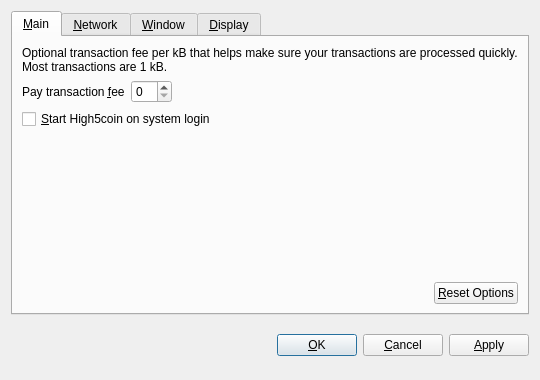
<?xml version="1.0" encoding="UTF-8"?>
<ui version="4.0">
 <class>OptionsDialog</class>
 <widget class="QDialog" name="OptionsDialog">
  <property name="geometry">
   <rect>
    <x>0</x>
    <y>0</y>
    <width>540</width>
    <height>380</height>
   </rect>
  </property>
  <property name="windowTitle">
   <string>Options</string>
  </property>
  <property name="modal">
   <bool>true</bool>
  </property>
  <layout class="QVBoxLayout" name="verticalLayout">
   <item>
    <widget class="QTabWidget" name="tabWidget">
     <property name="tabPosition">
      <enum>QTabWidget::North</enum>
     </property>
     <property name="currentIndex">
      <number>0</number>
     </property>
     <widget class="QWidget" name="tabMain">
      <attribute name="title">
       <string>&amp;Main</string>
      </attribute>
      <layout class="QVBoxLayout" name="verticalLayout_Main">
       <item>
        <widget class="QLabel" name="transactionFeeInfoLabel">
         <property name="text">
          <string>Optional transaction fee per kB that helps make sure your transactions are processed quickly. Most transactions are 1 kB.</string>
         </property>
         <property name="textFormat">
          <enum>Qt::PlainText</enum>
         </property>
         <property name="wordWrap">
          <bool>true</bool>
         </property>
        </widget>
       </item>
       <item>
        <layout class="QHBoxLayout" name="horizontalLayout_1_Main">
         <item>
          <widget class="QLabel" name="transactionFeeLabel">
           <property name="text">
            <string>Pay transaction &amp;fee</string>
           </property>
           <property name="textFormat">
            <enum>Qt::PlainText</enum>
           </property>
           <property name="buddy">
            <cstring>transactionFee</cstring>
           </property>
          </widget>
         </item>
         <item>
          <widget class="BitcoinAmountField" name="transactionFee"/>
         </item>
         <item>
          <spacer name="horizontalSpacer_1_Main">
           <property name="orientation">
            <enum>Qt::Horizontal</enum>
           </property>
           <property name="sizeHint" stdset="0">
            <size>
             <width>40</width>
             <height>20</height>
            </size>
           </property>
          </spacer>
         </item>
        </layout>
       </item>
       <item>
        <widget class="QCheckBox" name="bitcoinAtStartup">
         <property name="toolTip">
          <string>Automatically start High5coin after logging in to the system.</string>
         </property>
         <property name="text">
          <string>&amp;Start High5coin on system login</string>
         </property>
        </widget>
       </item>
       <item>
        <spacer name="verticalSpacer_Main">
         <property name="orientation">
          <enum>Qt::Vertical</enum>
         </property>
         <property name="sizeHint" stdset="0">
          <size>
           <width>20</width>
           <height>40</height>
          </size>
         </property>
        </spacer>
       </item>
       <item>
        <layout class="QHBoxLayout" name="horizontalLayout_2_Main">
         <item>
          <spacer name="horizontalSpacer_2_Main">
           <property name="orientation">
            <enum>Qt::Horizontal</enum>
           </property>
           <property name="sizeHint" stdset="0">
            <size>
             <width>40</width>
             <height>20</height>
            </size>
           </property>
          </spacer>
         </item>
         <item>
          <widget class="QPushButton" name="resetButton">
           <property name="toolTip">
            <string>Reset all client options to default.</string>
           </property>
           <property name="text">
            <string>&amp;Reset Options</string>
           </property>
           <property name="autoDefault">
            <bool>false</bool>
           </property>
          </widget>
         </item>
        </layout>
       </item>
      </layout>
     </widget>
     <widget class="QWidget" name="tabNetwork">
      <attribute name="title">
       <string>&amp;Network</string>
      </attribute>
      <layout class="QVBoxLayout" name="verticalLayout_Network">
       <item>
        <widget class="QCheckBox" name="mapPortUpnp">
         <property name="toolTip">
          <string>Automatically open the High5coin client port on the router. This only works when your router supports UPnP and it is enabled.</string>
         </property>
         <property name="text">
          <string>Map port using &amp;UPnP</string>
         </property>
        </widget>
       </item>
       <item>
        <widget class="QCheckBox" name="connectSocks">
         <property name="toolTip">
          <string>Connect to the High5coin network through a SOCKS proxy (e.g. when connecting through Tor).</string>
         </property>
         <property name="text">
          <string>&amp;Connect through SOCKS proxy:</string>
         </property>
        </widget>
       </item>
       <item>
        <layout class="QHBoxLayout" name="horizontalLayout_Network">
         <item>
          <widget class="QLabel" name="proxyIpLabel">
           <property name="text">
            <string>Proxy &amp;IP:</string>
           </property>
           <property name="textFormat">
            <enum>Qt::PlainText</enum>
           </property>
           <property name="buddy">
            <cstring>proxyIp</cstring>
           </property>
          </widget>
         </item>
         <item>
          <widget class="QValidatedLineEdit" name="proxyIp">
           <property name="maximumSize">
            <size>
             <width>140</width>
             <height>16777215</height>
            </size>
           </property>
           <property name="toolTip">
            <string>IP address of the proxy (e.g. 127.0.0.1)</string>
           </property>
          </widget>
         </item>
         <item>
          <widget class="QLabel" name="proxyPortLabel">
           <property name="text">
            <string>&amp;Port:</string>
           </property>
           <property name="textFormat">
            <enum>Qt::PlainText</enum>
           </property>
           <property name="buddy">
            <cstring>proxyPort</cstring>
           </property>
          </widget>
         </item>
         <item>
          <widget class="QLineEdit" name="proxyPort">
           <property name="maximumSize">
            <size>
             <width>55</width>
             <height>16777215</height>
            </size>
           </property>
           <property name="toolTip">
            <string>Port of the proxy (e.g. 9050)</string>
           </property>
          </widget>
         </item>
         <item>
          <widget class="QLabel" name="socksVersionLabel">
           <property name="text">
            <string>SOCKS &amp;Version:</string>
           </property>
           <property name="textFormat">
            <enum>Qt::PlainText</enum>
           </property>
           <property name="buddy">
            <cstring>socksVersion</cstring>
           </property>
          </widget>
         </item>
         <item>
          <widget class="QValueComboBox" name="socksVersion">
           <property name="toolTip">
            <string>SOCKS version of the proxy (e.g. 5)</string>
           </property>
          </widget>
         </item>
         <item>
          <spacer name="horizontalSpacer_Network">
           <property name="orientation">
            <enum>Qt::Horizontal</enum>
           </property>
           <property name="sizeHint" stdset="0">
            <size>
             <width>40</width>
             <height>20</height>
            </size>
           </property>
          </spacer>
         </item>
        </layout>
       </item>
       <item>
        <spacer name="verticalSpacer_Network">
         <property name="orientation">
          <enum>Qt::Vertical</enum>
         </property>
         <property name="sizeHint" stdset="0">
          <size>
           <width>20</width>
           <height>40</height>
          </size>
         </property>
        </spacer>
       </item>
      </layout>
     </widget>
     <widget class="QWidget" name="tabWindow">
      <attribute name="title">
       <string>&amp;Window</string>
      </attribute>
      <layout class="QVBoxLayout" name="verticalLayout_Window">
       <item>
        <widget class="QCheckBox" name="minimizeToTray">
         <property name="toolTip">
          <string>Show only a tray icon after minimizing the window.</string>
         </property>
         <property name="text">
          <string>&amp;Minimize to the tray instead of the taskbar</string>
         </property>
        </widget>
       </item>
       <item>
        <widget class="QCheckBox" name="minimizeOnClose">
         <property name="toolTip">
          <string>Minimize instead of exit the application when the window is closed. When this option is enabled, the application will be closed only after selecting Quit in the menu.</string>
         </property>
         <property name="text">
          <string>M&amp;inimize on close</string>
         </property>
        </widget>
       </item>
       <item>
        <spacer name="verticalSpacer_Window">
         <property name="orientation">
          <enum>Qt::Vertical</enum>
         </property>
         <property name="sizeHint" stdset="0">
          <size>
           <width>20</width>
           <height>40</height>
          </size>
         </property>
        </spacer>
       </item>
      </layout>
     </widget>
     <widget class="QWidget" name="tabDisplay">
      <attribute name="title">
       <string>&amp;Display</string>
      </attribute>
      <layout class="QVBoxLayout" name="verticalLayout_Display">
       <item>
        <layout class="QHBoxLayout" name="horizontalLayout_1_Display">
         <item>
          <widget class="QLabel" name="langLabel">
           <property name="text">
            <string>User Interface &amp;language:</string>
           </property>
           <property name="textFormat">
            <enum>Qt::PlainText</enum>
           </property>
           <property name="buddy">
            <cstring>lang</cstring>
           </property>
          </widget>
         </item>
         <item>
          <widget class="QValueComboBox" name="lang">
           <property name="toolTip">
            <string>The user interface language can be set here. This setting will take effect after restarting High5coin.</string>
           </property>
          </widget>
         </item>
        </layout>
       </item>
       <item>
        <layout class="QHBoxLayout" name="horizontalLayout_2_Display">
         <item>
          <widget class="QLabel" name="unitLabel">
           <property name="text">
            <string>&amp;Unit to show amounts in:</string>
           </property>
           <property name="textFormat">
            <enum>Qt::PlainText</enum>
           </property>
           <property name="buddy">
            <cstring>unit</cstring>
           </property>
          </widget>
         </item>
         <item>
          <widget class="QValueComboBox" name="unit">
           <property name="toolTip">
            <string>Choose the default subdivision unit to show in the interface and when sending coins.</string>
           </property>
          </widget>
         </item>
        </layout>
       </item>
       <item>
        <widget class="QCheckBox" name="displayAddresses">
         <property name="toolTip">
          <string>Whether to show High5coin addresses in the transaction list or not.</string>
         </property>
         <property name="text">
          <string>&amp;Display addresses in transaction list</string>
         </property>
        </widget>
       </item>
       <item>
        <widget class="QCheckBox" name="coinControlFeatures">
         <property name="toolTip">
          <string>Whether to show coin control features or not.</string>
         </property>
         <property name="text">
          <string>Display coin &amp;control features (experts only!)</string>
         </property>
        </widget>
       </item>
       <item>
        <spacer name="verticalSpacer_Display">
         <property name="orientation">
          <enum>Qt::Vertical</enum>
         </property>
         <property name="sizeHint" stdset="0">
          <size>
           <width>20</width>
           <height>40</height>
          </size>
         </property>
        </spacer>
       </item>
      </layout>
     </widget>
    </widget>
   </item>
   <item>
    <layout class="QHBoxLayout" name="horizontalLayout_Buttons">
     <item>
      <spacer name="horizontalSpacer_1">
       <property name="orientation">
        <enum>Qt::Horizontal</enum>
       </property>
       <property name="sizeHint" stdset="0">
        <size>
         <width>40</width>
         <height>48</height>
        </size>
       </property>
      </spacer>
     </item>
     <item>
      <widget class="QLabel" name="statusLabel">
       <property name="font">
        <font>
         <weight>75</weight>
         <bold>true</bold>
        </font>
       </property>
       <property name="text">
        <string/>
       </property>
       <property name="textFormat">
        <enum>Qt::PlainText</enum>
       </property>
       <property name="wordWrap">
        <bool>true</bool>
       </property>
      </widget>
     </item>
     <item>
      <spacer name="horizontalSpacer_2">
       <property name="orientation">
        <enum>Qt::Horizontal</enum>
       </property>
       <property name="sizeHint" stdset="0">
        <size>
         <width>40</width>
         <height>48</height>
        </size>
       </property>
      </spacer>
     </item>
     <item>
      <widget class="QPushButton" name="okButton">
       <property name="text">
        <string>&amp;OK</string>
       </property>
      </widget>
     </item>
     <item>
      <widget class="QPushButton" name="cancelButton">
       <property name="text">
        <string>&amp;Cancel</string>
       </property>
       <property name="autoDefault">
        <bool>false</bool>
       </property>
      </widget>
     </item>
     <item>
      <widget class="QPushButton" name="applyButton">
       <property name="text">
        <string>&amp;Apply</string>
       </property>
       <property name="autoDefault">
        <bool>false</bool>
       </property>
      </widget>
     </item>
    </layout>
   </item>
  </layout>
 </widget>
 <customwidgets>
  <customwidget>
   <class>BitcoinAmountField</class>
   <extends>QSpinBox</extends>
   <header>bitcoinamountfield.h</header>
  </customwidget>
  <customwidget>
   <class>QValueComboBox</class>
   <extends>QComboBox</extends>
   <header>qvaluecombobox.h</header>
  </customwidget>
  <customwidget>
   <class>QValidatedLineEdit</class>
   <extends>QLineEdit</extends>
   <header>qvalidatedlineedit.h</header>
  </customwidget>
 </customwidgets>
 <resources/>
 <connections/>
</ui>
